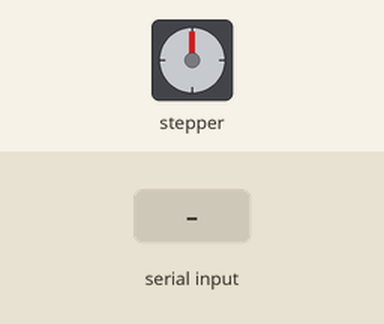
Recording of a sketch running on a simulated Arduino Uno, built with avr-gcc and run on an emulated ATmega328P. Shown: stepper motor. Inputs (shaded band) come from the test bench. Stepper angles assume 200 steps per turn; what the sketch prints to the serial monitor is not drawn.

Above: at 1.2 s.
1.3 s: "X90\n" received over Serial
At 2.3 s:
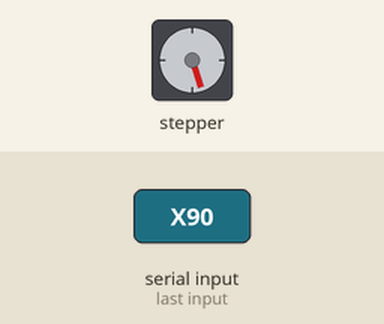
3.3 s: "X,45\n" received over Serial
At 5.0 s:
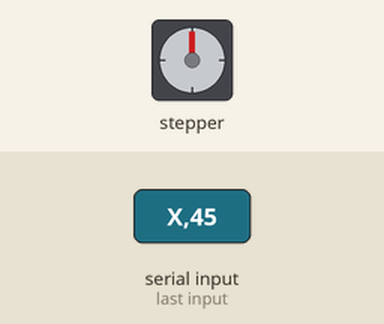
5.3 s: "Y90\n" received over Serial
At 6.6 s:
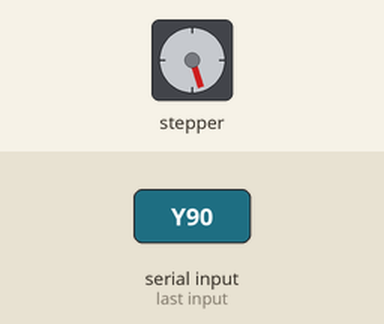
7.3 s: "Y,45\n" received over Serial
At 8.1 s:
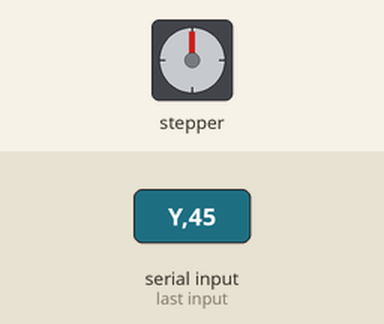
Timing chart, 0 to 10.3 s (numbered marks = the images above; inputs shaded):
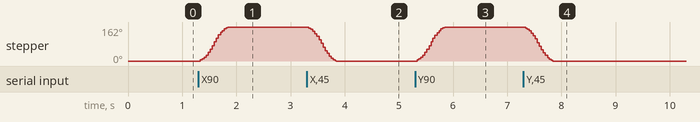

Measured:
- after the input at 1.3 s, stepper: turns 162° clockwise in 0.50 s, starting at once
- after the input at 3.3 s, stepper: turns 162° counter-clockwise in 0.50 s, starting at once
- after the input at 5.3 s, stepper: turns 162° clockwise in 0.50 s, starting at once
- after the input at 7.3 s, stepper: turns 162° counter-clockwise in 0.50 s, starting at once

The sketch:

0309Test.ino
```cpp
// G코드 가져오는 또 다른 방법

#include <AccelStepper.h>

// Define the stepper motor pins
#define STEP_PIN 2
#define DIR_PIN 5

//#define X_DIR 5   // X axis, direction pin
#define Y_DIR 6   // Y
#define Z_DIR 7   // Z
#define A_DIR 13  // A

//#define X_STP 2   // X axis, step pin
#define Y_STP 3   // Y
#define Z_STP 4   // Z
#define A_STP 12  // A

// Define the acceleration and max speed values
#define ACCELERATION 1000
#define MAX_SPEED 5000

// Create an instance of the AccelStepper class
AccelStepper stepper(AccelStepper::DRIVER, STEP_PIN, DIR_PIN);

void setup() {
  // Set the max speed and acceleration
  stepper.setMaxSpeed(MAX_SPEED);
  stepper.setAcceleration(ACCELERATION);

  // Set the initial position of the stepper motor
  stepper.setCurrentPosition(0);

  // Initialize the serial communication
  Serial.begin(9600);
  Serial.println("로딩완료");
}

void loop() {
  // Check if there is serial data available
  if (Serial.available() > 0) {
    // Read the serial data
    String input = Serial.readStringUntil('\n');

    // Split the input string into command and value
    char command = input.charAt(0);
    int value = input.substring(1).toInt();

    // Execute the command
    switch (command) {
      case 'X':
        // Move the stepper motor to the specified position
        stepper.moveTo(value);
        // Wait for the motor to reach the position
        while (stepper.distanceToGo() != 0) {
          stepper.run();
        }
        break;
      case 'Y':
        // Move the stepper motor to the specified position
        stepper.moveTo(value);
        // Wait for the motor to reach the position
        while (stepper.distanceToGo() != 0) {
          stepper.run();
        }
        break;
      case 'Z':
        // Move the stepper motor to the specified position
        stepper.moveTo(value);
        // Wait for the motor to reach the position
        while (stepper.distanceToGo() != 0) {
          stepper.run();
        }
        break;
      default:
        // Invalid command
        break;
    }
  }
}
```
